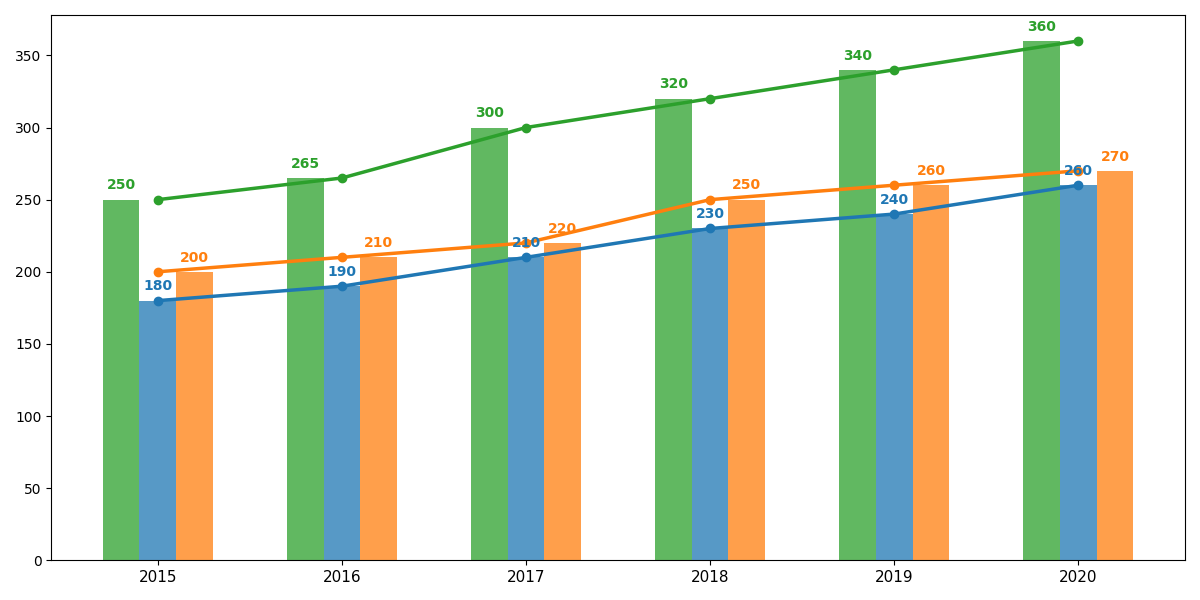

The Python source for this figure:
import matplotlib.pyplot as plt
import numpy as np

cafes = ['Coffee Shops', 'Tea Houses', 'Mixed Beverage Cafés']

revenue_2015 = [250, 180, 200]
revenue_2016 = [265, 190, 210]
revenue_2017 = [300, 210, 220]
revenue_2018 = [320, 230, 250]
revenue_2019 = [340, 240, 260]
revenue_2020 = [360, 260, 270]

years = [2015, 2016, 2017, 2018, 2019, 2020]
revenue = np.array([revenue_2015, revenue_2016, revenue_2017, revenue_2018, revenue_2019, revenue_2020])

# Shuffled colors for different café types
colors = ['#2ca02c', '#1f77b4', '#ff7f0e']

fig, ax1 = plt.subplots(figsize=(12, 6))

width = 0.2
x = np.arange(len(years))

for i, cafe in enumerate(cafes):
    ax1.bar(x - width + i*width, revenue[:, i], width, color=colors[i], alpha=0.75)

for i, cafe in enumerate(cafes):
    ax1.plot(x, revenue[:, i], marker='o', linestyle='-', color=colors[i], linewidth=2.5)
    for j in range(len(years)):
        ax1.text(x[j] + (i-1)*width, revenue[j, i] + 5, str(revenue[j, i]), ha='center', va='bottom', fontsize=10, fontweight='bold', color=colors[i])

ax1.set_xticks(x)
ax1.set_xticklabels(years, fontsize=11)

plt.tight_layout()
plt.show()
